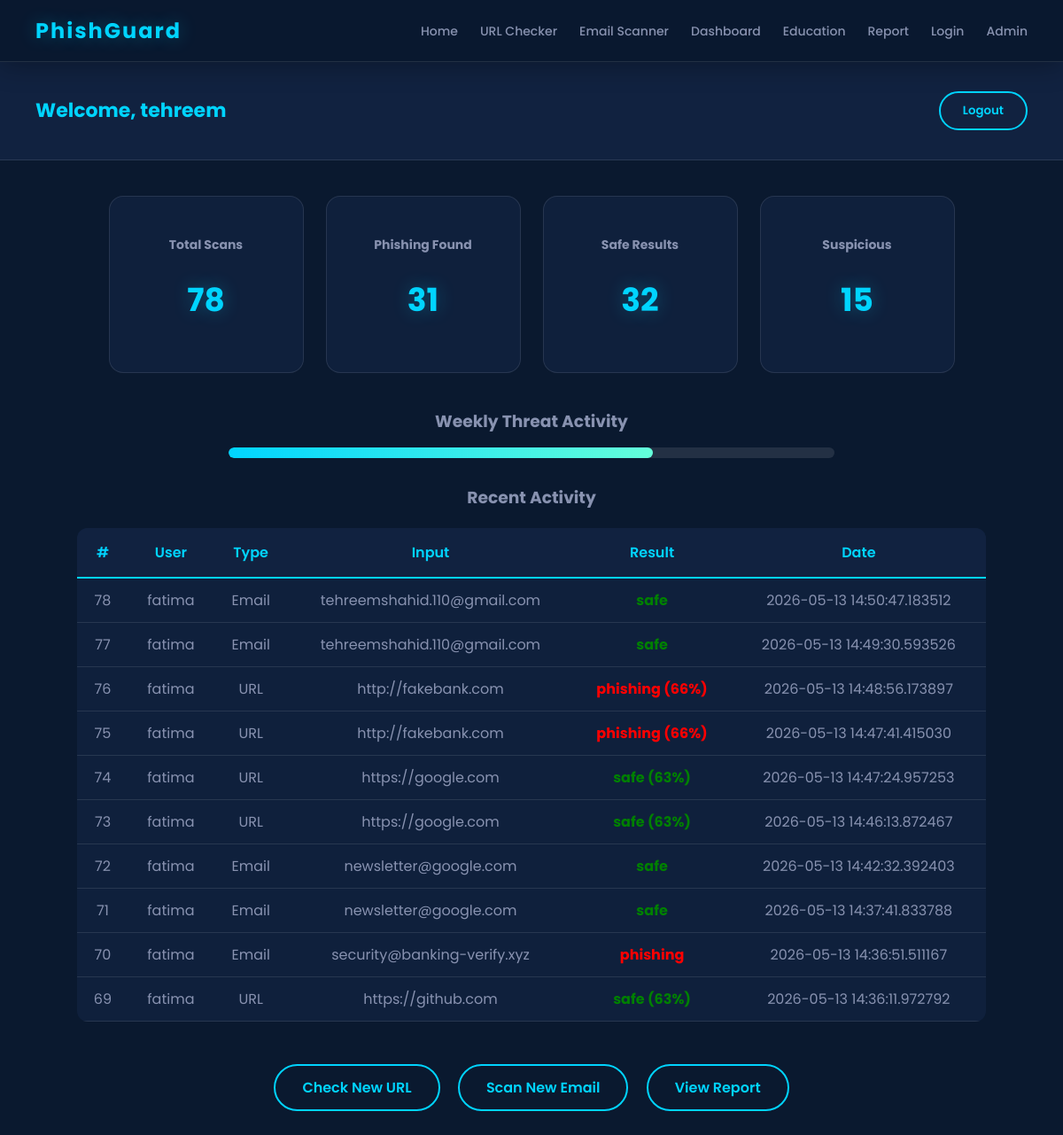
/dashboard (signed in), run on the app's committed database.
### tables this page shows
CREATE TABLE logs (
    id INTEGER PRIMARY KEY AUTOINCREMENT,
    user TEXT,
    type TEXT,
    input TEXT,
    result TEXT,
    date TEXT
);

### app.py (the view)
@app.route('/dashboard')
def dashboard():
    if 'username' not in session:
        return redirect('/login')
    conn = sqlite3.connect('phishing.db')
    cursor = conn.cursor()
    cursor.execute("SELECT COUNT(*) FROM logs")
    total_scans = cursor.fetchone()[0]
    cursor.execute(
        "SELECT COUNT(*) FROM logs WHERE result LIKE '%phishing%'"
    )
    phishing = cursor.fetchone()[0]
    cursor.execute(
        "SELECT COUNT(*) FROM logs WHERE result LIKE '%safe%'"
    )
    safe = cursor.fetchone()[0]
    cursor.execute(
        "SELECT COUNT(*) FROM logs WHERE result LIKE '%suspicious%'"
    )
    suspicious = cursor.fetchone()[0]
    cursor.execute(
        "SELECT * FROM logs ORDER BY id DESC LIMIT 10"
    )
    logs = cursor.fetchall()
    conn.close()
    return render_template(
        'dashboard.html',
        total_scans=total_scans,
        phishing=phishing,
        safe=safe,
        suspicious=suspicious,
        logs=logs,
        username=session.get('username')
    )

### templates/dashboard.html (shortened to what this page needs)
<!DOCTYPE html>
<html>
<head>
    <link rel="stylesheet"
    href="{{ url_for('static', filename='css/dashboard.css') }}">
</head>
<body>
    {% include 'navbar.html' %}
    <div class="topbar">
    <h2>Welcome, {{ username }}</h2>
    <a href="/logout">
        <button>Logout</button>
    </a>
</div>
    <div class="cards">
        <div class="card">
            <h3>Total Scans</h3>
            <h1>{{ total_scans }}</h1>
        </div>
        <div class="card">
            <h3>Phishing Found</h3>
            <h1>{{ phishing }}</h1>
        </div>
        <div class="card">
            <h3>Safe Results</h3>
            <h1>{{ safe }}</h1>
        </div>
        <div class="card">
            <h3>Suspicious</h3>
            <h1>{{ suspicious }}</h1>
        </div>
    </div>
    <div class="progress-section">
        <h3>Weekly Threat Activity</h3>
        <div class="progress-bar">
            <div class="fill"></div>
        </div>
    </div>
    <div class="table-section">
        <h3>Recent Activity</h3>
        <table>
            <tr>
                <th>#</th>
                <th>User</th>
                <th>Type</th>
                <th>Input</th>
                <th>Result</th>
                <th>Date</th>
            </tr>
            {% for log in logs %}
            <tr>
                <td>{{ log[0] }}</td>
                <td>{{ log[1] }}</td>
                <td>{{ log[2] }}</td>
                <td>{{ log[3] }}</td>
                <td>{{ log[4] }}</td>
                <td>{{ log[5] }}</td>
            </tr>
            {% endfor %}
        </table>
    </div>
    <div class="actions">
        <a href="/url_checker">Check New URL</a>
        <a href="/email-scanner">Scan New Email</a>
        <a href="/report">View Report</a>
    </div>
</body>
</html>

### static/css/dashboard.css (style rules this page uses)
:root { --primary: #0a192f; --secondary: #112240; --accent: #00d4ff; --accent-glow: rgba(0, 212, 255, 0.3); --success: #00b894; --warning: #fdcb6e; --danger: #ff6b6b; --text-white: #e6f1ff; --text-gray: #8892b0; --card-bg: rgba(17, 34, 64, 0.8); --border: rgba(255, 255, 255, 0.1); }
body { font-family: 'Poppins', sans-serif; background: var(--primary); color: var(--text-white); margin: 0; min-height: 100vh; overflow-x: hidden; }
.topbar { display: flex; justify-content: space-between; align-items: center; padding: 20px 40px; background: var(--secondary); border-bottom: 1px solid var(--border); }
.topbar h2 { color: var(--accent); font-size: 22px; }
.topbar button, .topbar a button { padding: 10px 25px; background: transparent; border: 2px solid var(--accent); color: var(--accent); border-radius: 50px; cursor: pointer; font-weight: 600; transition: all 0.3s ease; font-family: 'Poppins', sans-serif; }
.cards { display: flex; justify-content: center; gap: 25px; margin: 40px 20px; flex-wrap: wrap; }
.card { background: var(--card-bg); padding: 30px 25px; width: 220px; border-radius: 16px; border: 1px solid var(--border); text-align: center; transition: all 0.3s ease; }
.card h3 { color: var(--text-gray); font-size: 14px; margin-bottom: 10px; }
.card h1 { color: var(--accent); font-size: 36px; text-shadow: 0 0 20px var(--accent-glow); }
.progress-section { text-align: center; margin: 30px; }
.progress-section h3 { color: var(--text-gray); margin-bottom: 15px; }
.progress-bar { width: 60%; height: 12px; background: rgba(255, 255, 255, 0.1); margin: auto; border-radius: 10px; overflow: hidden; }
.fill { width: 70%; height: 100%; background: linear-gradient( 90deg, var(--accent), #64ffda ); border-radius: 10px; animation: fillBar 2s ease; }
.table-section { margin: 30px; text-align: center; }
.table-section h3 { color: var(--text-gray); margin-bottom: 20px; }
table { width: 90%; margin: auto; border-collapse: collapse; background: var(--card-bg); border-radius: 12px; overflow: hidden; }
th { background: var(--secondary); color: var(--accent); padding: 15px; font-weight: 600; text-align: center; border-bottom: 2px solid var(--accent); }
td { padding: 12px 15px; text-align: center; color: var(--text-gray); border-bottom: 1px solid var(--border); }
.actions { text-align: center; margin: 40px; }
.actions a { display: inline-block; padding: 12px 30px; margin: 8px; background: transparent; border: 2px solid var(--accent); color: var(--accent); text-decoration: none; border-radius: 50px; font-weight: 600; transition: all 0.3s ease; }

### static/css/navbar.css (style rules this page uses)
html { overflow-y: scroll; overflow-x: hidden; }
* { box-sizing: border-box; }

### data on the page
logs: id "78", user "fatima", type "Email", input "tehreemshahid.110@gmail.com", result "safe", date "2026-05-13 14:50:47.183512"
logs: id "77", user "fatima", type "Email", input "tehreemshahid.110@gmail.com", result "safe", date "2026-05-13 14:49:30.593526"
logs: id "76", user "fatima", type "URL", input "http://fakebank.com", result "phishing (66%)", date "2026-05-13 14:48:56.173897"
logs: id "75", user "fatima", type "URL", input "http://fakebank.com", result "phishing (66%)", date "2026-05-13 14:47:41.415030"
logs: id "74", user "fatima", type "URL", input "https://google.com", result "safe (63%)", date "2026-05-13 14:47:24.957253"
logs: id "73", user "fatima", type "URL", input "https://google.com", result "safe (63%)", date "2026-05-13 14:46:13.872467"
logs: id "72", user "fatima", type "Email", input "newsletter@google.com", result "safe", date "2026-05-13 14:42:32.392403"
logs: id "71", user "fatima", type "Email", input "newsletter@google.com", result "safe", date "2026-05-13 14:37:41.833788"
logs: id "70", user "fatima", type "Email", input "security@banking-verify.xyz", result "phishing", date "2026-05-13 14:36:51.511167"
logs: id "69", user "fatima", type "URL", input "https://github.com", result "safe (63%)", date "2026-05-13 14:36:11.972792"

### other printed values
{{ username }} "tehreem"
{{ total_scans }} "78"
{{ phishing }} "31"
{{ safe }} "32"
{{ suspicious }} "15"
